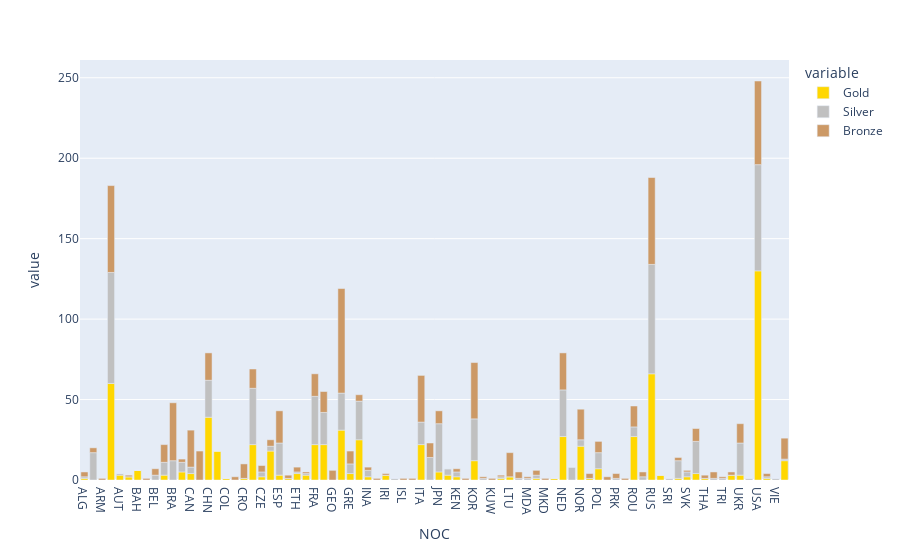

This figure's notebook cell:
### Code cell
# Plot

fig = px.bar(medals, x='NOC', y=['Gold','Silver','Bronze'], color_discrete_map={'Gold':'gold', 'Silver':'silver','Bronze':'#c96'})
fig.show()

### Figure 1 — Plotly figure (JSON) as saved in the notebook; plotly's stock layout.template omitted (floating-point values rounded to 4 significant figures)
{"data": [{"alignmentgroup": "True", "hovertemplate": "variable=Gold<br>NOC=%{x}<br>value=%{y}<extra></extra>", "legendgroup": "Gold", "marker": {"color": "gold", "pattern": {"shape": ""}}, "name": "Gold", "offsetgroup": "Gold", "orientation": "v", "showlegend": true, "textposition": "auto", "type": "bar", "x": ["ALG", "ARG", "ARM", "AUS", "AUT", "AZE", "BAH", "BAR", "BEL", "BLR", "BRA", "BUL", "CAN", "CHI", "CHN", "CMR", "COL", "CRC", "CRO", "CUB", "CZE", "DEN", "ESP", "EST", "ETH", "FIN", "FRA", "GBR", "GEO", "GER", "GRE", "HUN", "INA", "IND", "IRI", "IRL", "ISL", "ISR", "ITA", "JAM", "JPN", "KAZ", "KEN", "KGZ", "KOR", "KSA", "KUW", "LAT", "LTU", "MAR", "MDA", "MEX", "MKD", "MOZ", "NED", "NGR", "NOR", "NZL", "POL", "POR", "PRK", "QAT", "ROU", "RSA", "RUS", "SLO", "SRI", "SUI", "SVK", "SWE", "THA", "TPE", "TRI", "TUR", "UKR", "URU", "USA", "UZB", "VIE", "YUG"], "xaxis": "x", "y": [1, 0, 0, 60, 3, 2, 6, 0, 0, 3, 0, 5, 4, 0, 39, 18, 1, 0, 1, 22, 2, 18, 3, 1, 4, 3, 22, 22, 0, 31, 4, 25, 2, 0, 3, 0, 0, 0, 22, 0, 5, 3, 2, 0, 12, 0, 0, 1, 2, 0, 0, 1, 0, 1, 27, 0, 21, 1, 7, 0, 0, 0, 27, 0, 66, 3, 0, 1, 2, 4, 1, 0, 0, 3, 3, 0, 130, 1, 0, 12], "yaxis": "y"}, {"alignmentgroup": "True", "hovertemplate": "variable=Silver<br>NOC=%{x}<br>value=%{y}<extra></extra>", "legendgroup": "Silver", "marker": {"color": "silver", "pattern": {"shape": ""}}, "name": "Silver", "offsetgroup": "Silver", "orientation": "v", "showlegend": true, "textposition": "auto", "type": "bar", "x": ["ALG", "ARG", "ARM", "AUS", "AUT", "AZE", "BAH", "BAR", "BEL", "BLR", "BRA", "BUL", "CAN", "CHI", "CHN", "CMR", "COL", "CRC", "CRO", "CUB", "CZE", "DEN", "ESP", "EST", "ETH", "FIN", "FRA", "GBR", "GEO", "GER", "GRE", "HUN", "INA", "IND", "IRI", "IRL", "ISL", "ISR", "ITA", "JAM", "JPN", "KAZ", "KEN", "KGZ", "KOR", "KSA", "KUW", "LAT", "LTU", "MAR", "MDA", "MEX", "MKD", "MOZ", "NED", "NGR", "NOR", "NZL", "POL", "POR", "PRK", "QAT", "ROU", "RSA", "RUS", "SLO", "SRI", "SUI", "SVK", "SWE", "THA", "TPE", "TRI", "TUR", "UKR", "URU", "USA", "UZB", "VIE", "YUG"], "xaxis": "x", "y": [1, 17, 0, 69, 1, 0, 0, 0, 3, 8, 12, 6, 4, 0, 23, 0, 0, 0, 0, 35, 3, 3, 20, 0, 1, 1, 30, 20, 0, 23, 6, 24, 4, 0, 0, 1, 0, 0, 14, 14, 30, 4, 3, 0, 26, 1, 0, 1, 0, 1, 1, 2, 0, 0, 29, 8, 4, 0, 10, 0, 1, 0, 6, 2, 68, 0, 1, 11, 3, 20, 0, 1, 1, 0, 20, 1, 66, 1, 1, 1], "yaxis": "y"}, {"alignmentgroup": "True", "hovertemplate": "variable=Bronze<br>NOC=%{x}<br>value=%{y}<extra></extra>", "legendgroup": "Bronze", "marker": {"color": "#c96", "pattern": {"shape": ""}}, "name": "Bronze", "offsetgroup": "Bronze", "orientation": "v", "showlegend": true, "textposition": "auto", "type": "bar", "x": ["ALG", "ARG", "ARM", "AUS", "AUT", "AZE", "BAH", "BAR", "BEL", "BLR", "BRA", "BUL", "CAN", "CHI", "CHN", "CMR", "COL", "CRC", "CRO", "CUB", "CZE", "DEN", "ESP", "EST", "ETH", "FIN", "FRA", "GBR", "GEO", "GER", "GRE", "HUN", "INA", "IND", "IRI", "IRL", "ISL", "ISR", "ITA", "JAM", "JPN", "KAZ", "KEN", "KGZ", "KOR", "KSA", "KUW", "LAT", "LTU", "MAR", "MDA", "MEX", "MKD", "MOZ", "NED", "NGR", "NOR", "NZL", "POL", "POR", "PRK", "QAT", "ROU", "RSA", "RUS", "SLO", "SRI", "SUI", "SVK", "SWE", "THA", "TPE", "TRI", "TUR", "UKR", "URU", "USA", "UZB", "VIE", "YUG"], "xaxis": "x", "y": [3, 3, 1, 54, 0, 1, 0, 1, 4, 11, 36, 2, 23, 18, 17, 0, 0, 2, 9, 12, 4, 4, 20, 2, 3, 1, 14, 13, 6, 65, 8, 4, 2, 1, 1, 0, 1, 1, 29, 9, 8, 0, 2, 1, 35, 1, 1, 1, 15, 4, 1, 3, 1, 0, 23, 0, 19, 3, 7, 2, 3, 1, 13, 3, 54, 0, 0, 2, 1, 8, 2, 4, 1, 2, 12, 0, 52, 2, 0, 13], "yaxis": "y"}], "layout": {"barmode": "relative", "legend": {"title": {"text": "variable"}, "tracegroupgap": 0}, "margin": {"t": 60}, "xaxis": {"anchor": "y", "domain": [0, 1], "title": {"text": "NOC"}}, "yaxis": {"anchor": "x", "domain": [0, 1], "title": {"text": "value"}}}}
